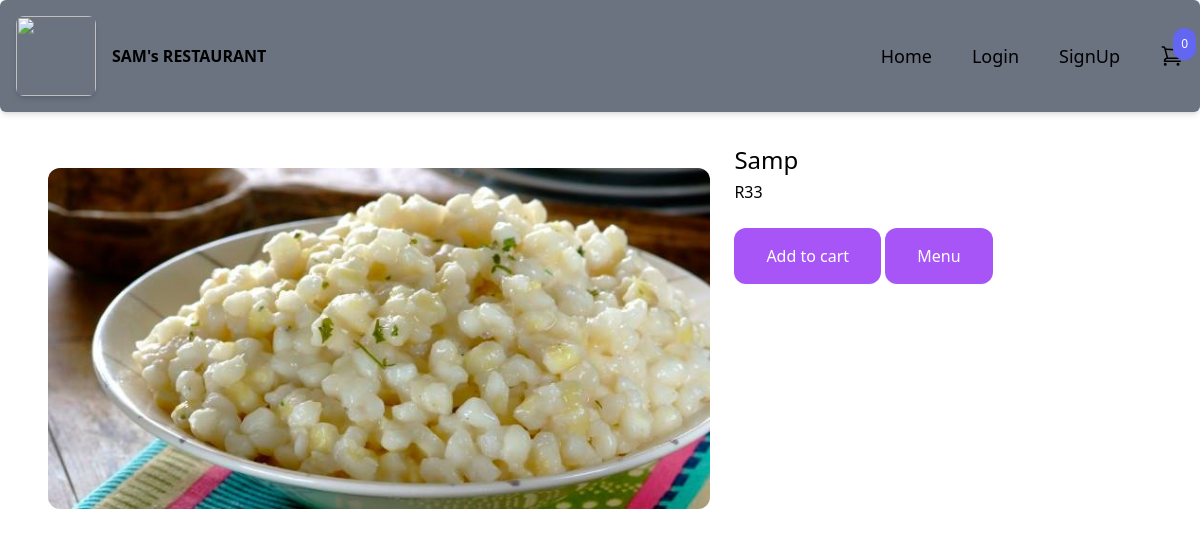
The app's page /menu/samp with its own data.
### product/models.py (models this page shows, shortened)
class Product(models.Model):
    category = models.ForeignKey(Category, related_name='products', on_delete=models.CASCADE)
    name = models.CharField(max_length=255)
    slug = models.SlugField()
    description = models.TextField(blank=True, null=True)
    price = models.IntegerField()
    created_at = models.DateTimeField(auto_now_add=True)
    image = models.ImageField(upload_to='uploads/', blank=True, null=True)
    thumbnail = models.ImageField(upload_to='uploads/', blank=True, null=True)
    class Meta:
        ordering = ('-created_at',)
    def get_thumbnail(self):
        if self.thumbnail:
            return self.thumbnail.url

### product/views.py (the view)
# urls.py: path('menu/<slug:slug>', product, name='product'),
def product(request, slug):
    product = Product.objects.get(slug=slug)
    return render(request, 'product/product.html', {'product':product})

### cart/cart.py (called while the page is built)
    def __len__(self):
        return sum(item['quantity'] for item in self.cart.values())

### cart/context_processors.py (called while the page is built)
def cart(request):
    return {'cart': Cart(request)}

### product/templates/product/product.html (shortened to what this page needs)
<script src="https://cdn.tailwindcss.com"></script>
<nav class="">
    <div class="frontpage flex justify-between items-center p-4 rounded-md shadow-md bg-gray-500">
        <div class="flex items-center space-x-4 rounded-lg">
            <img src="https://webstockreview.net/images/clipart-restaurant-restaurant-logo-13.png" alt="" class=" w-20 h-20 max-w-xs sm:max-w-sm md:max-w-lg lg:max-w-xl xl:max-w-2xl rounded-lg shadow-md">
            <p class="text-gold text-3x1 font-extrabold">SAM's RESTAURANT</p>
        </div>
        <ul class="nav-menu flex items-center list-none gap-10 text-white-700 text-lg front-semibold">
            <li class="menu-item" onclick="setMenu('home')"><a href="home" class="nav-link"><a href="{% url 'frontpage' %}">Home</a></a>{% if menu == 'home' %}<hr class="nav-hr">{% endif %}</li>
            <li class="menu-item" onclick="setMenu('login')"><a href="login" class="nav-link">Login</a>{% if menu == 'login' %}<hr class="nav-hr">{% endif %}</li>
            <li class="menu-item" onclick="setMenu('signup')"><a href="signup" class="nav-link">SignUp</a>{% if menu == 'signup' %}<hr class="nav-hr">{% endif %}</li>
            <li>
                <div
                    hx-get="{% url 'hx_menu_cart' %}"
                    hx-trigger="update-menu-cart from:body"
                    hx-swap="innerHTML"
                >
                    {% include 'cart/menu_cart.html' %}
                </div>
            </li>
        </ul>
    </div>
</nav>
<div class=" max-w-6xl mx-auto flex flex-wrap py-2 px-6 xl:px-0">
    <div class="images filters w-full mb-6 lg:mb-0 lg:w-3/5 mt-12">
        <img class="rounded-xl w-42 h-42" src="{{ product.get_thumbnail }}" >
    </div>
    <div class="information w-full lg:w-2/5 lg:p-6">
        <h1 class="text-2xl">{{ product.name }}</h1>
        <p class="mt-1 text-gray">R{{ product.price }}</p>
        <a
            href="#"
            class="mt-6 inline-block px-8 py-4 rounded-xl bg-purple-500 text text-white hover:bg-purple-700"
            hx-get="{% url 'add_to_cart' product.id %}"
            hx-target="#menu-cart-button"
            hx-swap="outerHTML"
            >
            Add to cart
        </a>
        <button class="mt-6 inline-block px-8 py-4 rounded-xl bg-purple-500 text text-white hover:bg-purple-700"><a href="{% url 'menu' %}">Menu</a></button>
    </div>
</div>

### records on screen
Product: get_thumbnail (picture), name "Samp", price "33"

### other values on screen
{{ cart|length }} "0"
